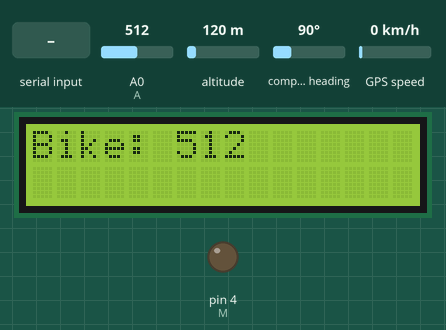
A sketch run on a simulated Arduino Uno, built with avr-gcc and run on an emulated ATmega328P. Shown: 16×2 character LCD, output pins drawn as LEDs (lit = HIGH). The inputs (shaded band) are chosen by the test bench; at power-on: A0 (A) = 512, altitude 120 m, compass heading 90°, GPS speed 0 km/h. The GPS gets a fix after 3 s at 37.7749, -122.4194 with 8 satellites; the modem accepts every AT command (registered, SIM ready, sends succeed) and sends nothing else; what the sketch prints to the serial monitor is not drawn.

Above: at 1.2 s.
1.3 s: A0 (A) set to 321
At 2.3 s:
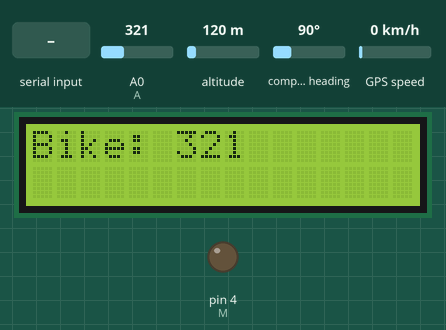
2.8 s: A0 (A) set to 297
At 6.7 s:
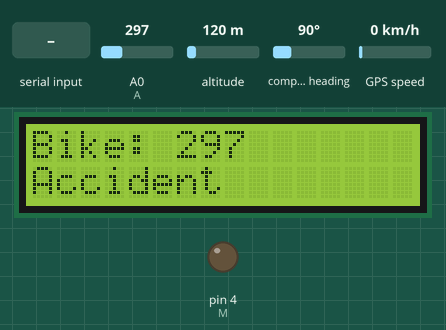
6.9 s: "N" received over Serial
At 10.4 s:
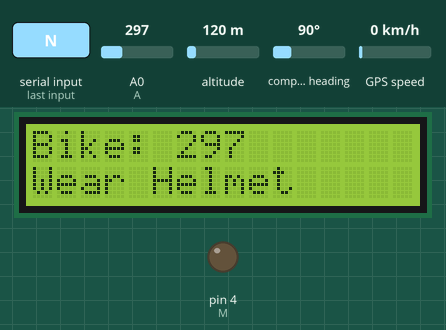
10.7 s: "H" received over Serial
At 13.3 s:
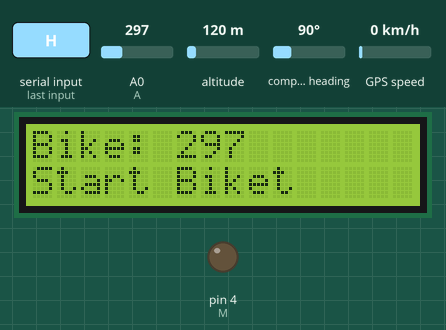
14.0 s: A0 (A) set to 306
At 16.9 s:
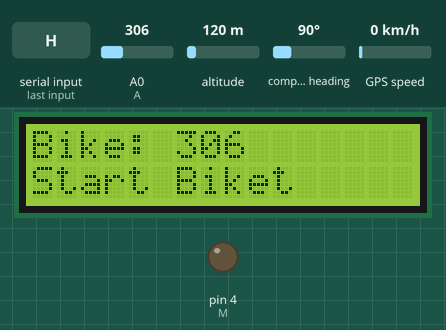
17.2 s: "R" received over Serial
Timing chart, 0 to 20.2 s (numbered marks = the images above; inputs shaded):
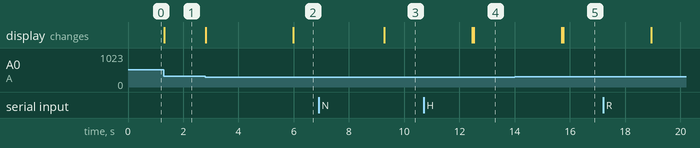

The sketch:

BIKE_UNIT.ino
```cpp
#include<LiquidCrystal.h>
#include<SoftwareSerial.h>
#include <TinyGPS++.h>
LiquidCrystal lcd(13, 12, 11, 10, 9, 8);
SoftwareSerial serial1(2, 3); //gsm
SoftwareSerial serial2(5, 6); //gps
TinyGPSPlus gps;
void gpsloc();
void sendsms1();
float latitude , longitude;
int year , month , date, hour , minute , second;
String date_str , time_str , lat_str , lng_str;
int pm;
#define M 4
#define A A0
char a;
void setup() {
  pinMode(M, OUTPUT);
  pinMode(A, INPUT);
  Serial.begin(9600);
  serial1.begin(9600);
  serial2.begin(9600);
  lcd.begin(16, 2);
}

void loop() {
  int b = analogRead(b);
  lcd.setCursor(0, 0);
  lcd.print("Bike:");
  lcd.setCursor(6, 0);
  lcd.print(b);
  if (Serial.available() > 0)
  {
    a = Serial.read();
    Serial.println(a);

  }
  if (a == 'N')
  {

    lcd.setCursor(0, 1);
    lcd.print("Wear Helmet");
  }
  if (a == 'H')
  {

    lcd.setCursor(0, 1);
    lcd.print("Start Bike");

  }
  if (a == 'R')
  {
    int z = 0;
    while (z == 0) {
      if (Serial.available() > 0)
      {

        a = Serial.read();
      }
      if (a == 'H')
      {
        digitalWrite(M, 1);
        lcd.clear();

        lcd.setCursor(0, 1);
        lcd.print("Bike is running");

      }
      if (a == 'N')
      {
        digitalWrite(M, 0);
        lcd.clear();
        lcd.setCursor(0, 1);
        lcd.print("Wear Helmet");
      }
      if (a == 'A')
      {
        digitalWrite(M, 0);
        lcd.clear();
        lcd.setCursor(0, 1);
        lcd.print("Alcohol Detect");
      }
      if (a == 'T')
      {

        lcd.clear();
        lcd.setCursor(0, 1);
        lcd.print("Temperature");
      }

    }
  }
  if (b <= 310) {
    gpsloc();
    String msg = "Accident Detection";
    msg += "lat:";
    msg += lat_str;
    msg += "lon:";
    msg += lng_str;
    sendsms1(msg, "+919629802408");

    lcd.setCursor(0, 1);
    lcd.print("Accident");
    digitalWrite(M, 0);
    Serial.println(msg);


  }
  gpsloc();
  Serial.print("lat:");
  Serial.println(lat_str);
  Serial.print("long:");
  Serial.println(lng_str);
}
void sendsms1(String message, String number)
{
  String mnumber = "AT+CMGS=\"" + number + "\"";
  serial1.println("AT+CMGF=1\r");
  delay(1000);
  serial1.println(mnumber);
  delay(1000);
  serial1.println(message);
  delay(1000);
  serial1.println((char)26);
  delay(100);
}
void gpsloc()
{
  while (serial2.available() > 0)//while data is available
    if (gps.encode(serial2.read())) //read gps data
    {
      if (gps.location.isValid()) //check whether gps location is valid
      {
        latitude = gps.location.lat();
        lat_str = String(latitude , 6); // latitude location is stored in a string
        longitude = gps.location.lng();
        lng_str = String(longitude , 6); //longitude location is stored in a string
      }
      if (gps.date.isValid()) //check whether gps date is valid
      {
        date_str = "";
        date = gps.date.day();
        month = gps.date.month();
        year = gps.date.year();
        if (date < 10)
          date_str = '0';
        date_str += String(date);// values of date,month and year are stored in a string
        date_str += " / ";
      }
    }
}
```

Measured:
- the behaviour switches between 311 and 310 on A0 (A) (found by bisection; images 1 and 2)
- after the input at 1.3 s, the display: changes at once (image 1)
- after the input at 2.8 s, the display: first changes at once (image 2 shows a later state)
- after the input at 6.9 s, the display: changes after 2.4 s (image 3)
- after the input at 10.7 s, the display: first differs from a run without the input after 1.8 s (image 4)
- after the input at 14.0 s, the display: first differs from a run without the input after 1.8 s (image 5)
